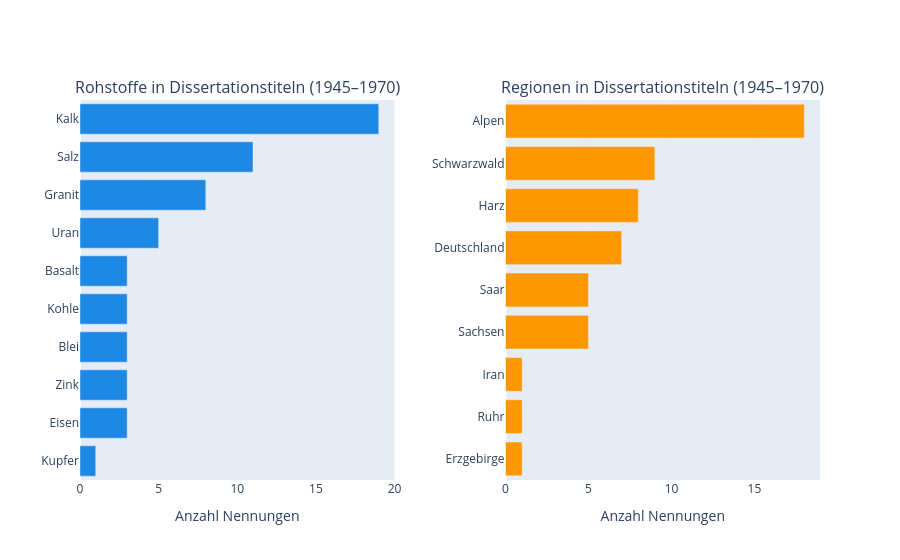

The notebook cell this image was saved under:
### Code cell
import plotly.graph_objects as go
from plotly.subplots import make_subplots

# Hoch-konfidente Retro-Records im Analysezeitraum
df_content = df_retro[
    (df_retro["retro_prob"] >= 0.8) &
    (df_retro["publication_year"].between(1945, 1970))
]

# Termzählung: Mineralien
MINERALIEN = {
    "Kalk": 19, "Salz": 11, "Granit": 8, "Uran": 5,
    "Eisen": 3, "Zink": 3, "Blei": 3, "Kohle": 3,
    "Basalt": 3, "Kupfer": 1,
}

# Termzählung: Regionen
REGIONEN = {
    "Alpen": 18, "Schwarzwald": 9, "Harz": 8,
    "Deutschland": 7, "Sachsen": 5, "Saar": 5,
    "Erzgebirge": 1, "Ruhr": 1, "Iran": 1,
}

fig = make_subplots(
    rows=1, cols=2,
    subplot_titles=(
        "Rohstoffe in Dissertationstiteln (1945–1970)",
        "Regionen in Dissertationstiteln (1945–1970)",
    ),
    horizontal_spacing=0.15,
)

# --- Mineralien ---
min_sorted = dict(sorted(MINERALIEN.items(), key=lambda x: x[1]))
fig.add_trace(
    go.Bar(
        x=list(min_sorted.values()),
        y=list(min_sorted.keys()),
        orientation="h",
        marker_color="#1E88E5",
        showlegend=False,
    ),
    row=1, col=1,
)

# --- Regionen (gelb) ---
reg_sorted = dict(sorted(REGIONEN.items(), key=lambda x: x[1]))
fig.add_trace(
    go.Bar(
        x=list(reg_sorted.values()),
        y=list(reg_sorted.keys()),
        orientation="h",
        marker_color="#FF9800",  # gelb/orange
        showlegend=False,
    ),
    row=1, col=2,
)

fig.update_layout(
    title=(
        "Geowiss. Dissertationen 1945–1970 — Rohstoffe und Regionen<br>"
        f"<sup>Basis: {len(df_content)} hoch-konfidente Retro-Records (prob ≥ 0.8)</sup>"
    ),
    plot_bgcolor="white",
    height=480,
)

fig.update_xaxes(showgrid=True, gridcolor="#EEEEEE", title_text="Anzahl Nennungen")
fig.update_yaxes(showgrid=False)

fig.show()

### Figure 1 — Plotly figure (JSON) as saved in the notebook; plotly's stock layout.template omitted (floating-point values rounded to 4 significant figures)
{"data": [{"marker": {"color": "#1E88E5"}, "orientation": "h", "showlegend": false, "type": "bar", "x": [1, 3, 3, 3, 3, 3, 5, 8, 11, 19], "xaxis": "x", "y": ["Kupfer", "Eisen", "Zink", "Blei", "Kohle", "Basalt", "Uran", "Granit", "Salz", "Kalk"], "yaxis": "y"}, {"marker": {"color": "#FF9800"}, "orientation": "h", "showlegend": false, "type": "bar", "x": [1, 1, 1, 5, 5, 7, 8, 9, 18], "xaxis": "x2", "y": ["Erzgebirge", "Ruhr", "Iran", "Sachsen", "Saar", "Deutschland", "Harz", "Schwarzwald", "Alpen"], "yaxis": "y2"}], "layout": {"annotations": [{"font": {"size": 16}, "showarrow": false, "text": "Rohstoffe in Dissertationstiteln (1945–1970)", "x": 0.2125, "xanchor": "center", "xref": "paper", "y": 1, "yanchor": "bottom", "yref": "paper"}, {"font": {"size": 16}, "showarrow": false, "text": "Regionen in Dissertationstiteln (1945–1970)", "x": 0.7875, "xanchor": "center", "xref": "paper", "y": 1, "yanchor": "bottom", "yref": "paper"}], "xaxis": {"anchor": "y", "domain": [0, 0.425], "gridcolor": "#EEEEEE", "showgrid": true, "title": {"text": "Anzahl Nennungen"}}, "xaxis2": {"anchor": "y2", "domain": [0.575, 1], "gridcolor": "#EEEEEE", "showgrid": true, "title": {"text": "Anzahl Nennungen"}}, "yaxis": {"anchor": "x", "domain": [0, 1], "showgrid": false}, "yaxis2": {"anchor": "x2", "domain": [0, 1], "showgrid": false}}}
